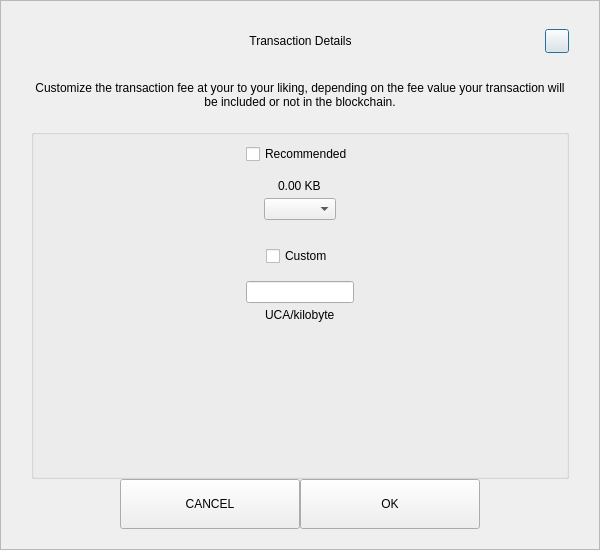
<?xml version="1.0" encoding="UTF-8"?>
<ui version="4.0">
 <class>SendCustomFeeDialog</class>
 <widget class="QDialog" name="SendCustomFeeDialog">
  <property name="geometry">
   <rect>
    <x>0</x>
    <y>0</y>
    <width>600</width>
    <height>550</height>
   </rect>
  </property>
  <property name="windowTitle">
   <string>Form</string>
  </property>
  <layout class="QVBoxLayout" name="verticalLayout_3">
   <property name="spacing">
    <number>0</number>
   </property>
   <property name="leftMargin">
    <number>0</number>
   </property>
   <property name="topMargin">
    <number>0</number>
   </property>
   <property name="rightMargin">
    <number>0</number>
   </property>
   <property name="bottomMargin">
    <number>0</number>
   </property>
   <item>
    <widget class="QFrame" name="frame">
     <property name="styleSheet">
      <string notr="true"/>
     </property>
     <property name="frameShape">
      <enum>QFrame::StyledPanel</enum>
     </property>
     <property name="frameShadow">
      <enum>QFrame::Raised</enum>
     </property>
     <layout class="QVBoxLayout" name="verticalLayout_2">
      <property name="spacing">
       <number>0</number>
      </property>
      <property name="leftMargin">
       <number>30</number>
      </property>
      <property name="topMargin">
       <number>20</number>
      </property>
      <property name="rightMargin">
       <number>30</number>
      </property>
      <property name="bottomMargin">
       <number>20</number>
      </property>
      <item>
       <layout class="QHBoxLayout" name="horizontalLayout_3">
        <property name="spacing">
         <number>0</number>
        </property>
        <item>
         <spacer name="horizontalSpacer_21">
          <property name="orientation">
           <enum>Qt::Horizontal</enum>
          </property>
          <property name="sizeHint" stdset="0">
           <size>
            <width>40</width>
            <height>20</height>
           </size>
          </property>
         </spacer>
        </item>
        <item>
         <widget class="QLabel" name="labelTitle">
          <property name="minimumSize">
           <size>
            <width>0</width>
            <height>40</height>
           </size>
          </property>
          <property name="maximumSize">
           <size>
            <width>16777215</width>
            <height>40</height>
           </size>
          </property>
          <property name="styleSheet">
           <string notr="true">padding-left:24px;</string>
          </property>
          <property name="text">
           <string>Transaction Details</string>
          </property>
          <property name="alignment">
           <set>Qt::AlignCenter</set>
          </property>
          <property name="margin">
           <number>7</number>
          </property>
         </widget>
        </item>
        <item>
         <spacer name="horizontalSpacer">
          <property name="orientation">
           <enum>Qt::Horizontal</enum>
          </property>
          <property name="sizeHint" stdset="0">
           <size>
            <width>40</width>
            <height>20</height>
           </size>
          </property>
         </spacer>
        </item>
        <item>
         <widget class="QPushButton" name="btnEsc">
          <property name="minimumSize">
           <size>
            <width>24</width>
            <height>24</height>
           </size>
          </property>
          <property name="maximumSize">
           <size>
            <width>24</width>
            <height>24</height>
           </size>
          </property>
          <property name="text">
           <string/>
          </property>
         </widget>
        </item>
       </layout>
      </item>
      <item>
       <spacer name="verticalSpacer_2">
        <property name="orientation">
         <enum>Qt::Vertical</enum>
        </property>
        <property name="sizeType">
         <enum>QSizePolicy::Fixed</enum>
        </property>
        <property name="sizeHint" stdset="0">
         <size>
          <width>20</width>
          <height>20</height>
         </size>
        </property>
       </spacer>
      </item>
      <item>
       <widget class="QLabel" name="labelMessage">
        <property name="text">
         <string>Customize the transaction fee at your to your liking, depending on the fee value your transaction will be included or not in the blockchain.</string>
        </property>
        <property name="alignment">
         <set>Qt::AlignCenter</set>
        </property>
        <property name="wordWrap">
         <bool>true</bool>
        </property>
       </widget>
      </item>
      <item>
       <spacer name="verticalSpacer_3">
        <property name="orientation">
         <enum>Qt::Vertical</enum>
        </property>
        <property name="sizeType">
         <enum>QSizePolicy::Fixed</enum>
        </property>
        <property name="sizeHint" stdset="0">
         <size>
          <width>20</width>
          <height>20</height>
         </size>
        </property>
       </spacer>
      </item>
      <item>
       <widget class="QGroupBox" name="groupBox">
        <property name="title">
         <string/>
        </property>
        <layout class="QVBoxLayout" name="verticalLayout">
         <property name="leftMargin">
          <number>12</number>
         </property>
         <property name="rightMargin">
          <number>12</number>
         </property>
         <item>
          <layout class="QVBoxLayout" name="verticalLayout_4">
           <property name="spacing">
            <number>5</number>
           </property>
           <item alignment="Qt::AlignHCenter">
            <widget class="QCheckBox" name="checkBoxRecommended">
             <property name="text">
              <string>Recommended</string>
             </property>
            </widget>
           </item>
           <item>
            <spacer name="verticalSpacer_5">
             <property name="orientation">
              <enum>Qt::Vertical</enum>
             </property>
             <property name="sizeType">
              <enum>QSizePolicy::Fixed</enum>
             </property>
             <property name="sizeHint" stdset="0">
              <size>
               <width>20</width>
               <height>10</height>
              </size>
             </property>
            </spacer>
           </item>
           <item alignment="Qt::AlignHCenter">
            <widget class="QLabel" name="labelFee">
             <property name="text">
              <string>0.00 KB</string>
             </property>
            </widget>
           </item>
           <item alignment="Qt::AlignHCenter">
            <widget class="QComboBox" name="comboBoxRecommended"/>
           </item>
          </layout>
         </item>
         <item>
          <spacer name="verticalSpacer">
           <property name="orientation">
            <enum>Qt::Vertical</enum>
           </property>
           <property name="sizeType">
            <enum>QSizePolicy::Fixed</enum>
           </property>
           <property name="sizeHint" stdset="0">
            <size>
             <width>20</width>
             <height>20</height>
            </size>
           </property>
          </spacer>
         </item>
         <item>
          <layout class="QVBoxLayout" name="verticalLayout_5">
           <property name="spacing">
            <number>5</number>
           </property>
           <item alignment="Qt::AlignHCenter">
            <widget class="QCheckBox" name="checkBoxCustom">
             <property name="text">
              <string>Custom</string>
             </property>
            </widget>
           </item>
           <item>
            <spacer name="verticalSpacer_6">
             <property name="orientation">
              <enum>Qt::Vertical</enum>
             </property>
             <property name="sizeType">
              <enum>QSizePolicy::Fixed</enum>
             </property>
             <property name="sizeHint" stdset="0">
              <size>
               <width>20</width>
               <height>10</height>
              </size>
             </property>
            </spacer>
           </item>
           <item alignment="Qt::AlignHCenter">
            <widget class="QLineEdit" name="lineEditCustomFee"/>
           </item>
           <item alignment="Qt::AlignHCenter">
            <widget class="QLabel" name="labelCustomFee">
             <property name="text">
              <string>UCA/kilobyte</string>
             </property>
            </widget>
           </item>
          </layout>
         </item>
         <item>
          <spacer name="verticalSpacer_4">
           <property name="orientation">
            <enum>Qt::Vertical</enum>
           </property>
           <property name="sizeHint" stdset="0">
            <size>
             <width>20</width>
             <height>40</height>
            </size>
           </property>
          </spacer>
         </item>
        </layout>
       </widget>
      </item>
      <item>
       <layout class="QHBoxLayout" name="horizontalLayout" stretch="1,2,2,1">
        <item>
         <spacer name="horizontalSpacer1">
          <property name="orientation">
           <enum>Qt::Horizontal</enum>
          </property>
          <property name="sizeHint" stdset="0">
           <size>
            <width>40</width>
            <height>20</height>
           </size>
          </property>
         </spacer>
        </item>
        <item>
         <widget class="QPushButton" name="btnCancel">
          <property name="minimumSize">
           <size>
            <width>180</width>
            <height>50</height>
           </size>
          </property>
          <property name="focusPolicy">
           <enum>Qt::NoFocus</enum>
          </property>
          <property name="text">
           <string>CANCEL</string>
          </property>
         </widget>
        </item>
        <item>
         <widget class="QPushButton" name="btnSave">
          <property name="minimumSize">
           <size>
            <width>180</width>
            <height>50</height>
           </size>
          </property>
          <property name="focusPolicy">
           <enum>Qt::NoFocus</enum>
          </property>
          <property name="text">
           <string>OK</string>
          </property>
         </widget>
        </item>
        <item>
         <spacer name="horizontalSpacer_2">
          <property name="orientation">
           <enum>Qt::Horizontal</enum>
          </property>
          <property name="sizeHint" stdset="0">
           <size>
            <width>40</width>
            <height>20</height>
           </size>
          </property>
         </spacer>
        </item>
       </layout>
      </item>
     </layout>
    </widget>
   </item>
  </layout>
 </widget>
 <resources/>
 <connections/>
</ui>
